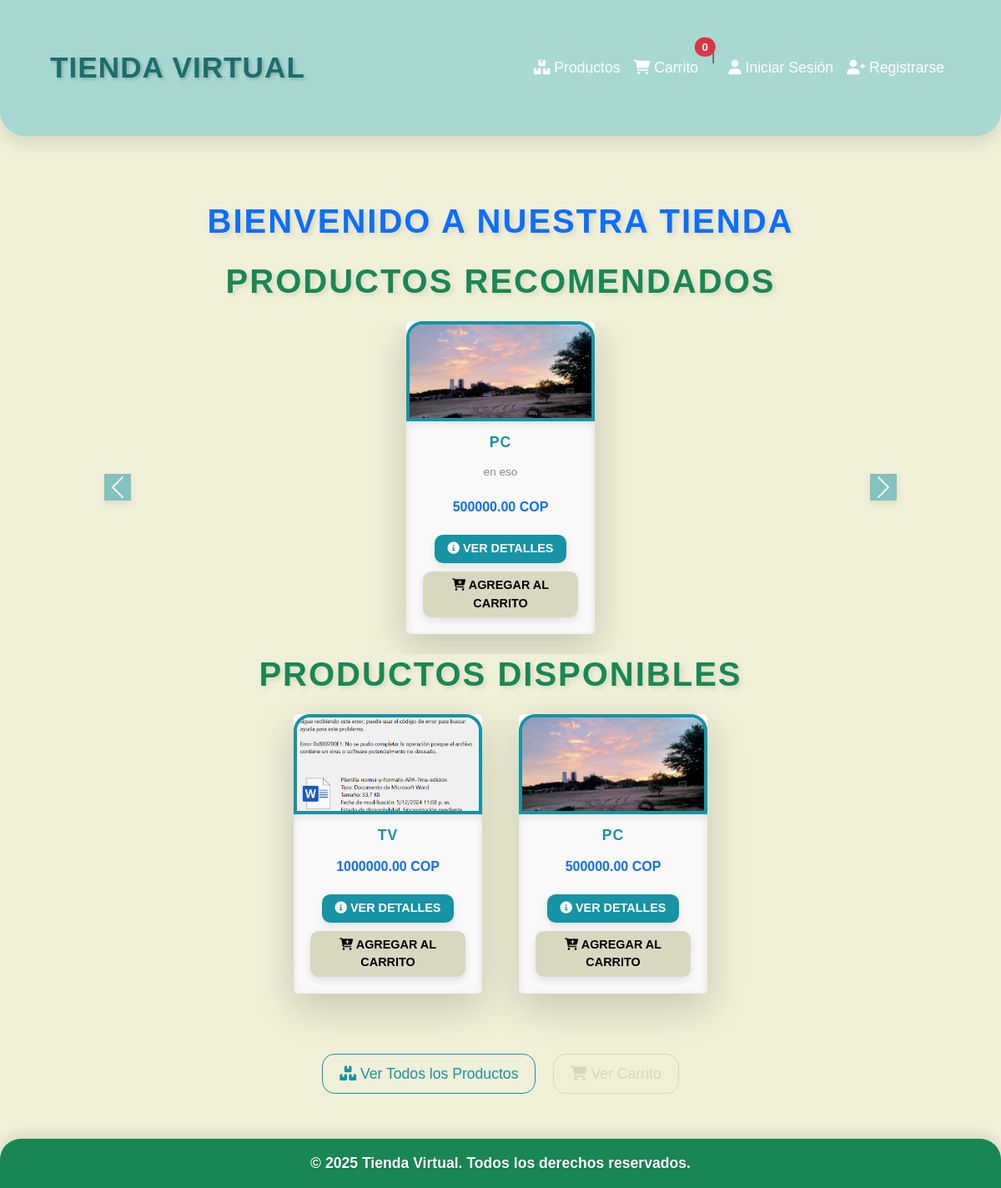
/, run on an earlier commit of the app's database.
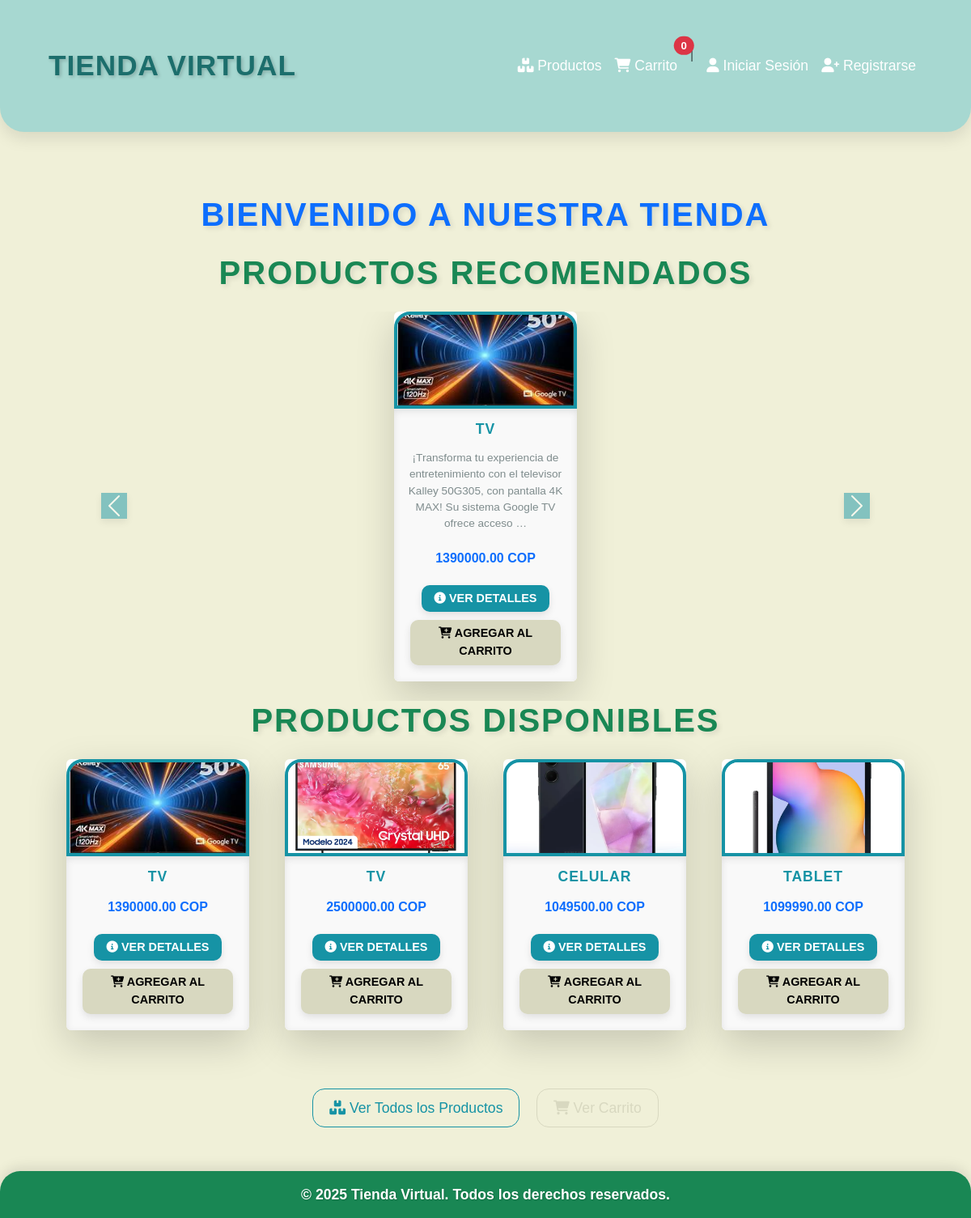
And on a later commit of the database.
### cuentas/models.py (models this page shows, shortened)
class Producto(models.Model):
    nombre = models.CharField(max_length=200)
    descripcion = models.TextField()
    precio = models.DecimalField(max_digits=10, decimal_places=2)
    cantidad_stock = models.PositiveIntegerField()
    imagen = models.ImageField(upload_to='productos/')
    especificaciones = models.TextField()
    agotado = models.BooleanField(default=False)
    recomendado = models.BooleanField(default=False)
    usuario = models.ForeignKey(User, on_delete=models.CASCADE, null=True, blank=True)  # Usuario opcional
    def obtener_precio_en_pesos(self):
        return f"${self.precio:,.2f}"

### cuentas/views.py (the view)
# urls.py: path('', views.home, name='home'),
def home(request):
    productos = Producto.objects.all()
    productos_recomendados = Producto.objects.filter(recomendado=True)
    carrito_count = CarritoItem.objects.filter(usuario=request.user).count() if request.user.is_authenticated else 0
    for producto in productos:
        producto.precio_en_pesos = producto.obtener_precio_en_pesos()
    return render(request, 'cuentas/home.html', {
        'productos': productos,
        'productos_recomendados': productos_recomendados,
        'carrito_count': carrito_count
    })

### cuentas/templates/cuentas/home.html (shortened to what the changed rows need)
<!DOCTYPE html>
<html lang="es">
<head>
    <link href="https://cdn.jsdelivr.net/npm/bootstrap@5.3.0-alpha1/dist/css/bootstrap.min.css" rel="stylesheet">
    <link rel="stylesheet" href="https://cdnjs.cloudflare.com/ajax/libs/font-awesome/6.0.0-beta3/css/all.min.css">
    {% load static %}
    <link rel="stylesheet" href="{% static 'cuentas/styles/home.css' %}">
</head>
<body>
    <div class="container mt-5">
        <h1 class="text-center mb-4 text-primary" style="font-size: 2.5rem;">Bienvenido a nuestra Tienda</h1>
        <h2 class="text-center mb-4 text-success">Productos Recomendados</h2>
        <div id="productosRecomendados" class="carousel slide" data-bs-ride="carousel">
            <div class="carousel-inner">
                {% for producto in productos_recomendados %}
                    <div class="carousel-item {% if forloop.first %} active {% endif %}">
                        <div class="row justify-content-center">
                            <div class="col-md-3 mb-4">
                                <div class="card h-100 shadow-lg border-0 rounded" style="border: 1px solid #A7D8D1;">
                                    <img src="{{ producto.imagen.url }}" alt="{{ producto.nombre }}" class="card-img-top">
                                    <div class="card-body">
                                        <h5 class="card-title">{{ producto.nombre }}</h5>
                                        <p class="card-text">{{ producto.descripcion|truncatewords:20 }}</p>
                                        <p class="text-primary fw-bold">{{ producto.precio|floatformat:2 }} COP</p>
                                        <a href="{% url 'detalle_producto' producto.id %}" class="btn btn-info btn-sm">
                                            <i class="fas fa-info-circle"></i> Ver Detalles
                                        </a>
                                        <a href="{% url 'agregar_al_carrito' producto.id %}" class="btn btn-success btn-sm">
                                            <i class="fas fa-cart-plus"></i> Agregar al carrito
                                        </a>
                                    </div>
                                </div>
                            </div>
                        </div>
                    </div>
                {% endfor %}
            </div>
        </div>
        <h2 class="text-center mb-4 text-success">Productos Disponibles</h2>
        <div class="row">
            {% for producto in productos %}
            <div class="col-md-3 mb-4">
                <div class="card h-100 shadow-lg border-0 rounded" style="border: 1px solid #A7D8D1;">
                    <img src="{{ producto.imagen.url }}" alt="{{ producto.nombre }}" class="card-img-top">
                    <div class="card-body">
                        <h5 class="card-title">{{ producto.nombre }}</h5>
                        <p class="text-primary fw-bold">{{ producto.precio|floatformat:2 }} COP</p>
                        <a href="{% url 'detalle_producto' producto.id %}" class="btn btn-info btn-sm">
                            <i class="fas fa-info-circle"></i> Ver Detalles
                        </a>
                        <a href="{% url 'agregar_al_carrito' producto.id %}" class="btn btn-success btn-sm">
                            <i class="fas fa-cart-plus"></i> Agregar al carrito
                        </a>
                    </div>
                </div>
            </div>
            {% endfor %}
        </div>
    </div>
</body>
</html>

What changed in the data, as far as the page shows it:
removed Producto: imagen (picture), nombre "PC", descripcion "en eso", precio "500000.00"
removed Producto: imagen (picture), nombre "TV", precio "1000000.00", shown under "PRODUCTOS DISPONIBLES"
added Producto: imagen (picture), nombre "TV", descripcion "¡Transforma tu experiencia de entretenimiento con el televisor Kalley 50G305, con pantalla 4K MAX! Su sistema Google TV ofrece acceso …", precio "1390000.00"
added Producto: imagen (picture), nombre "TV", precio "2500000.00", shown under "PRODUCTOS DISPONIBLES"
added Producto: imagen (picture), nombre "CELULAR", precio "1049500.00", shown under "PRODUCTOS DISPONIBLES"
added Producto: imagen (picture), nombre "TABLET", precio "1099990.00", shown under "PRODUCTOS DISPONIBLES"
